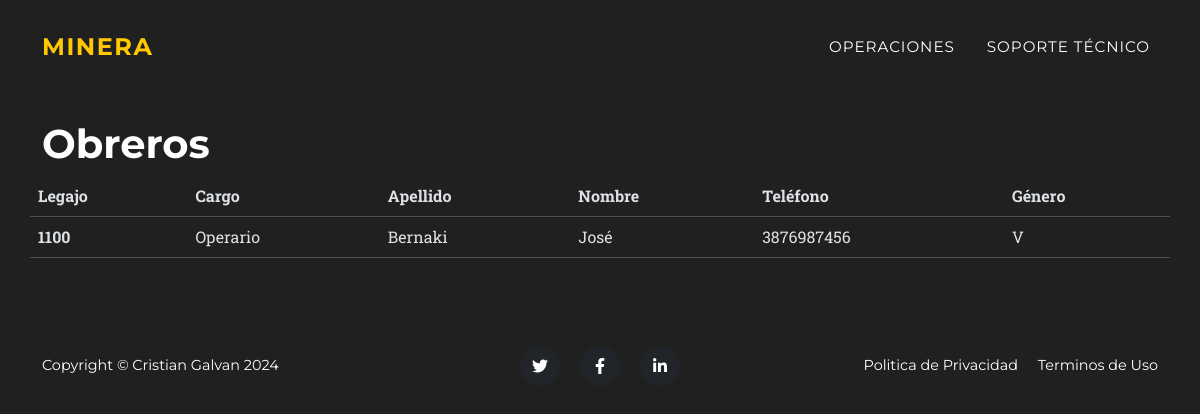
Page /obreros/ on the committed database.
### app1/models.py (models this page shows, shortened)
class obreros(models.Model):
    legajo = models.CharField(max_length=4, null=False, verbose_name='Legajo')
    cargo = models.ForeignKey(tipo_cargo, on_delete=models.CASCADE, blank=True, null=True)
    dni = models.CharField(max_length=8, null=False, verbose_name='DNI')
    nombre = models.CharField(max_length=20, null=False, verbose_name='Nombre')
    apellido = models.CharField(max_length=20, null=False, verbose_name='Apellido')
    tel = models.CharField(max_length=10, null=False, verbose_name='Teléfono')
    géneros = [('V', 'Varón'),('M', 'Mujer'),]
    género = models.CharField(max_length=1, choices=géneros)
    class Meta:
        db_table = 'obrero'
        verbose_name = 'obrero'
        verbose_name_plural = 'Obreros'

class tipo_cargo(models.Model):
    nombre_cargo = models.CharField(max_length=20, null=False, verbose_name='Nombre_Cargo')
    descripción = models.CharField(max_length=100, null=False, verbose_name='Descripción')
    def __str__(self):
        return '%s'%(self.nombre_cargo)
    class Meta:
        db_table = 'tipo_cargo'
        verbose_name = 'tipo_cargo'
        verbose_name_plural = 'Tipos de Cargos'

### app1/views.py (the view)
# urls.py: path('obreros/',views.obreros_vista, name='obreros'),
def obreros_vista(request):
    o = obreros.objects.all()
    lista={'obreros':o}
    return render(request, 'obreros.html',lista)

### app1/templates/obreros.html (shortened to what this page needs)
{% extends "padre.html" %}
{% load static %}
{% block content %}
<br><br><br>
<div class="py-5">
  <div class="container">
    <div class="row align-items-center">
      <h1>Obreros</h1>
      <table class="table">
        <thead>
        <tr>
            <th scope="col">Legajo</th>
            <th scope="col">Cargo</th>
            <th scope="col">Apellido</th>
            <th scope="col">Nombre</th>
            <th scope="col">Teléfono</th>
            <th scope="col">Género</th>
        </tr>
        </thead>
        <tbody>
        {% for o in obreros %}
        <tr>
            <th scope="row">{{o.legajo}}</th>
            <td>{{o.cargo}}</td>
            <td>{{o.apellido}}</td>
            <td>{{o.nombre}}</td>
            <td>{{o.tel}}</td>
            <td>{{o.género}}</td>
        </tr>
        {% endfor %}
        </tbody>
    </table>
    </div>
  </div>
</div>
{% endblock %}

### app1/static/css/estilos.css (style rules this page uses)
body { color: rgb(255, 255, 255); background-color: rgb(32, 32, 32); }

### rows in the picture
obreros: legajo "1100", cargo "Operario", apellido "Bernaki", nombre "José", tel "3876987456", género "V"
